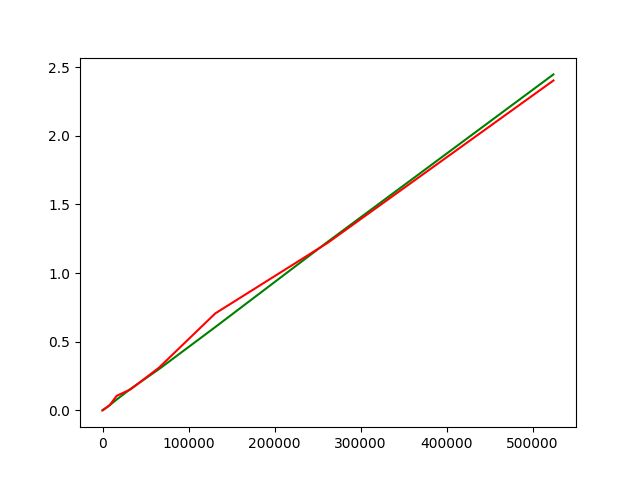

Write the Python code that produced this figure.
import matplotlib
import matplotlib.pyplot as plt
import rsg
import stats
import time

HARMONICS = 8
FREQUENCY = 1200
Ns = list(map(lambda num: 2 ** num, list(range(1, 20))))

listtimes = list()
arraytimes = list()
for N in Ns:
    start = time.time()
    stats.correlation(rsg.generate(HARMONICS, FREQUENCY, N),
                      rsg.generate(HARMONICS, FREQUENCY, N))
    listtimes.append(time.time() - start)

    start = time.time()
    stats.correlation_array(rsg.generate(HARMONICS, FREQUENCY, N),
                            rsg.generate(HARMONICS, FREQUENCY, N))
    arraytimes.append(time.time() - start)

fig, ax = plt.subplots()

ax.plot(Ns, listtimes, c="g", label="list")
ax.plot(Ns, arraytimes, c="r", label="array")

fig.savefig("example-listvsarray.png")
plt.show()
